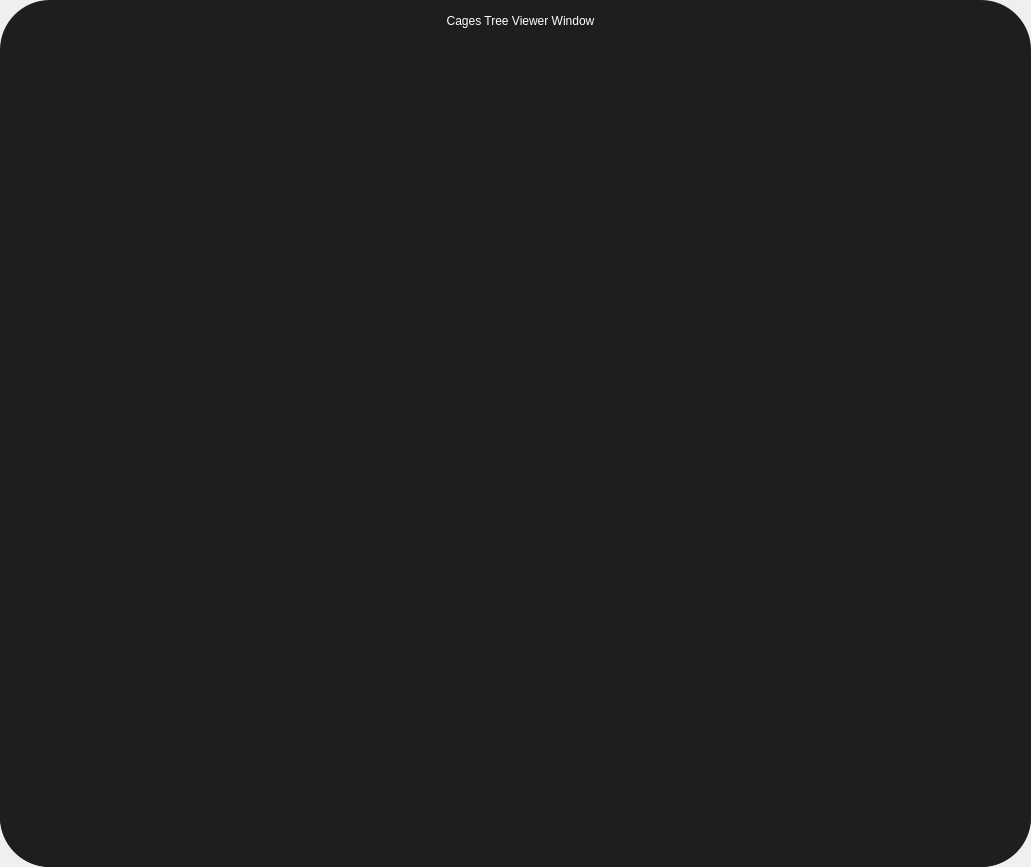
<?xml version="1.0" encoding="UTF-8"?>
<ui version="4.0">
 <class>Cages_Tree_View_Main</class>
 <widget class="QDialog" name="Cages_Tree_View_Main">
  <property name="geometry">
   <rect>
    <x>0</x>
    <y>0</y>
    <width>1031</width>
    <height>867</height>
   </rect>
  </property>
  <property name="minimumSize">
   <size>
    <width>1031</width>
    <height>867</height>
   </size>
  </property>
  <property name="maximumSize">
   <size>
    <width>1031</width>
    <height>867</height>
   </size>
  </property>
  <property name="windowTitle">
   <string>Dialog</string>
  </property>
  <property name="styleSheet">
   <string notr="true"/>
  </property>
  <widget class="QFrame" name="Background">
   <property name="geometry">
    <rect>
     <x>0</x>
     <y>0</y>
     <width>1031</width>
     <height>867</height>
    </rect>
   </property>
   <property name="minimumSize">
    <size>
     <width>1031</width>
     <height>867</height>
    </size>
   </property>
   <property name="maximumSize">
    <size>
     <width>1031</width>
     <height>867</height>
    </size>
   </property>
   <property name="styleSheet">
    <string notr="true">QWidget{
	background-color: rgb(30, 30, 30);
	color: rgb(255, 255, 255);
	font: 75 9pt &quot;Orbitron&quot;;
	border-style: outset;
    	border-radius: 50px;
}</string>
   </property>
   <property name="frameShape">
    <enum>QFrame::StyledPanel</enum>
   </property>
   <property name="frameShadow">
    <enum>QFrame::Raised</enum>
   </property>
   <widget class="QLabel" name="Title">
    <property name="geometry">
     <rect>
      <x>40</x>
      <y>10</y>
      <width>961</width>
      <height>21</height>
     </rect>
    </property>
    <property name="minimumSize">
     <size>
      <width>301</width>
      <height>21</height>
     </size>
    </property>
    <property name="maximumSize">
     <size>
      <width>1000</width>
      <height>21</height>
     </size>
    </property>
    <property name="styleSheet">
     <string notr="true">border: none;
background-color: rgba(0, 0, 0, 0);
color: rgb(255, 255, 255);
font: 75 15pt &quot;Acme&quot;;</string>
    </property>
    <property name="text">
     <string>Cages Tree Viewer Window</string>
    </property>
    <property name="alignment">
     <set>Qt::AlignCenter</set>
    </property>
   </widget>
   <widget class="QPushButton" name="Exit_Cages_Tree_View">
    <property name="enabled">
     <bool>true</bool>
    </property>
    <property name="geometry">
     <rect>
      <x>970</x>
      <y>30</y>
      <width>33</width>
      <height>33</height>
     </rect>
    </property>
    <property name="minimumSize">
     <size>
      <width>33</width>
      <height>33</height>
     </size>
    </property>
    <property name="maximumSize">
     <size>
      <width>33</width>
      <height>33</height>
     </size>
    </property>
    <property name="font">
     <font>
      <family>Orbitron</family>
      <pointsize>9</pointsize>
      <weight>9</weight>
      <italic>false</italic>
      <bold>false</bold>
     </font>
    </property>
    <property name="cursor">
     <cursorShape>ArrowCursor</cursorShape>
    </property>
    <property name="styleSheet">
     <string notr="true">QPushButton {
	border: none;
	background-color:rgba(0, 0, 0, 0);
	image: url(:/Icons/Exit_Red.png);
}
QPushButton:hover {
	border: none;
	background-color:rgba(0, 0, 0, 0);
	image: url(:/Icons/Exit_Mix.png);
}

QPushButton:pressed {
	border: none;
	background-color:rgba(0, 0, 0, 0);
	image: url(:/Icons/Exit_White.png);
}</string>
    </property>
    <property name="text">
     <string/>
    </property>
    <property name="iconSize">
     <size>
      <width>20</width>
      <height>20</height>
     </size>
    </property>
    <property name="shortcut">
     <string>Esc</string>
    </property>
    <property name="checkable">
     <bool>false</bool>
    </property>
    <property name="autoRepeat">
     <bool>false</bool>
    </property>
    <property name="autoExclusive">
     <bool>false</bool>
    </property>
    <property name="autoRepeatDelay">
     <number>50</number>
    </property>
    <property name="autoRepeatInterval">
     <number>10</number>
    </property>
   </widget>
   <widget class="QFrame" name="TreeFrame">
    <property name="geometry">
     <rect>
      <x>0</x>
      <y>80</y>
      <width>1031</width>
      <height>787</height>
     </rect>
    </property>
    <property name="minimumSize">
     <size>
      <width>1031</width>
      <height>787</height>
     </size>
    </property>
    <property name="maximumSize">
     <size>
      <width>1031</width>
      <height>787</height>
     </size>
    </property>
    <property name="styleSheet">
     <string notr="true"/>
    </property>
    <property name="frameShape">
     <enum>QFrame::StyledPanel</enum>
    </property>
    <property name="frameShadow">
     <enum>QFrame::Raised</enum>
    </property>
    <widget class="QWidget" name="verticalLayoutWidget">
     <property name="geometry">
      <rect>
       <x>20</x>
       <y>20</y>
       <width>991</width>
       <height>741</height>
      </rect>
     </property>
     <layout class="QVBoxLayout" name="TreeVerticalLayout"/>
    </widget>
   </widget>
   <widget class="QPushButton" name="ScreenShot_Button">
    <property name="enabled">
     <bool>true</bool>
    </property>
    <property name="geometry">
     <rect>
      <x>40</x>
      <y>30</y>
      <width>33</width>
      <height>33</height>
     </rect>
    </property>
    <property name="minimumSize">
     <size>
      <width>33</width>
      <height>33</height>
     </size>
    </property>
    <property name="maximumSize">
     <size>
      <width>33</width>
      <height>33</height>
     </size>
    </property>
    <property name="font">
     <font>
      <family>Orbitron</family>
      <pointsize>9</pointsize>
      <weight>9</weight>
      <italic>false</italic>
      <bold>false</bold>
     </font>
    </property>
    <property name="cursor">
     <cursorShape>ArrowCursor</cursorShape>
    </property>
    <property name="styleSheet">
     <string notr="true">QPushButton {
	border: none;
	background-color:rgba(0, 0, 0, 0);
	image: url(:/Icons/Screenshot_White.png);
}
QPushButton:hover {
	border: none;
	background-color:rgba(0, 0, 0, 0);
	image: url(:/Icons/Screenshot_Mix.png);
}

QPushButton:pressed {
	border: none;
	background-color:rgba(0, 0, 0, 0);
	image: url(:/Icons/Screenshot_Green.png);
}</string>
    </property>
    <property name="text">
     <string/>
    </property>
    <property name="iconSize">
     <size>
      <width>20</width>
      <height>20</height>
     </size>
    </property>
    <property name="shortcut">
     <string>Return</string>
    </property>
    <property name="checkable">
     <bool>false</bool>
    </property>
    <property name="autoRepeat">
     <bool>false</bool>
    </property>
    <property name="autoExclusive">
     <bool>false</bool>
    </property>
    <property name="autoRepeatDelay">
     <number>50</number>
    </property>
    <property name="autoRepeatInterval">
     <number>10</number>
    </property>
   </widget>
  </widget>
 </widget>
 <resources>
  <include location="resources.qrc"/>
 </resources>
 <connections>
  <connection>
   <sender>Exit_Cages_Tree_View</sender>
   <signal>clicked()</signal>
   <receiver>Cages_Tree_View_Main</receiver>
   <slot>close()</slot>
   <hints>
    <hint type="sourcelabel">
     <x>955</x>
     <y>38</y>
    </hint>
    <hint type="destinationlabel">
     <x>501</x>
     <y>399</y>
    </hint>
   </hints>
  </connection>
 </connections>
</ui>
